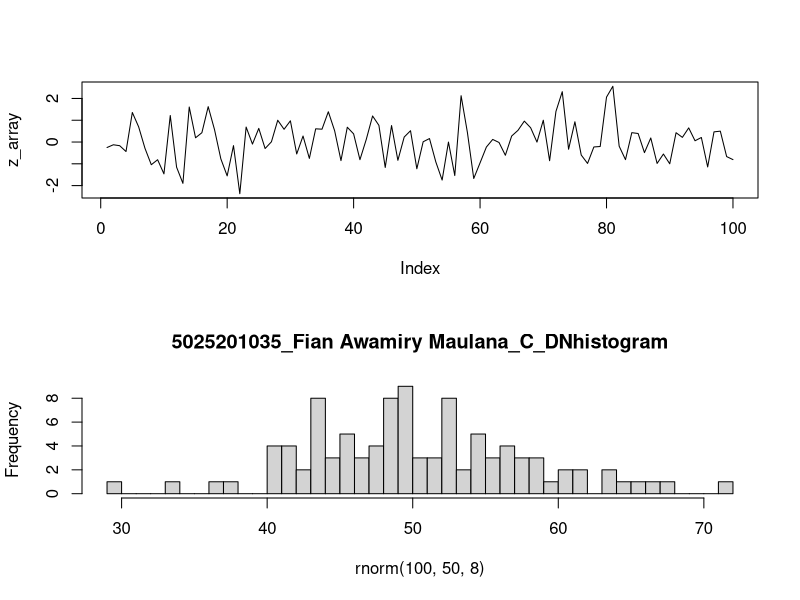

This chart was generated by the following R code:
#A
n = 100
m = 50
sd = 8
x1 = 0
x2 = 0

par(mfrow = c(2,1))
data = rnorm(n=n, mean=m, sd=sd)
z_array = c()

for (d in data)
{
  z = (d - m)/sd
  z_array = append(z_array, z)
  
  if (d < m)
  {
    x1 = x1 + 1
  }
  else
  {
    x2 = x2 + 1
  }
}

result = plot(z_array, type='l')
paste("Rata-rata adalah", m)
paste("x1 adalah", x1)
paste("x2 adalah", x2)



#B
h = hist(rnorm(100, 50, 8), breaks = 50, main="5025201035_Fian Awamiry Maulana_C_DNhistogram")

#C
varian = sd *sd
paste("varian adalah", varian)

# Referensi: 
# https://www.rumusstatistik.com/2013/07/rumus-distribusi-eksponensial.html